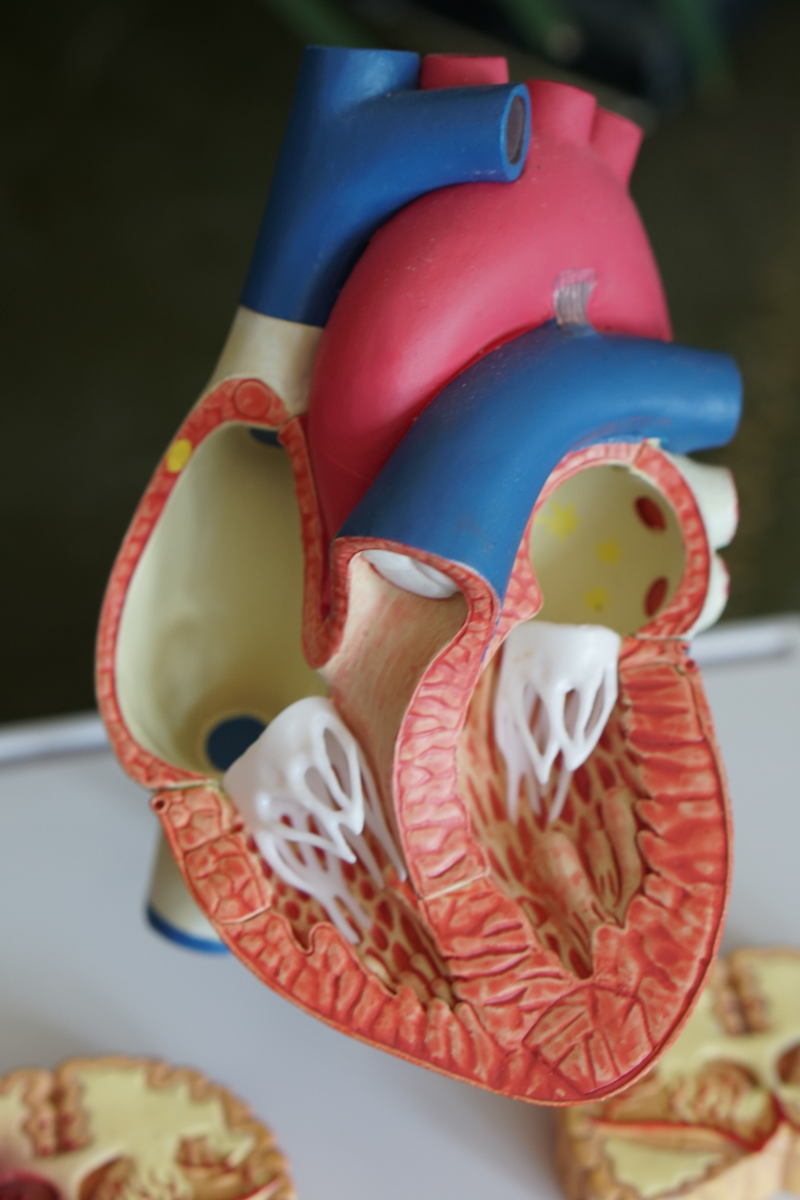
#> input picture opencv/hearth.jpg, 4000 x 6000 px, found by its file name (shown at 1/5 size)
$ python opencv_1.py
#> lines starting #> are read from the running program, lines starting #| are printed output that depends on the picture
import cv2


img = cv2.imread("opencv/hearth.jpg", 1)
#> img is the input picture: shape (6000, 4000, 3); mean B, G, R 90, 97.1, 120.8
print(img.shape)
#| (6000, 4000, 3)
img = cv2.resize(img, (0,0), fx=0.1, fy=0.1)
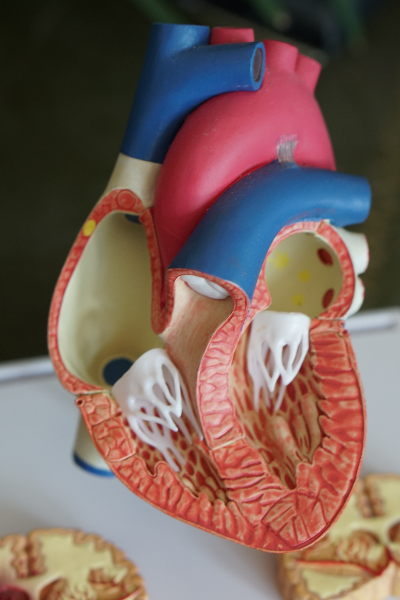
#> img: shape (600, 400, 3); mean B, G, R 90.1, 97.2, 120.9

# BGR default
cv2.imshow('Image', img)
cv2.waitKey(0) #wait infinate amount of time with 0
cv2.destroyAllWindows()
